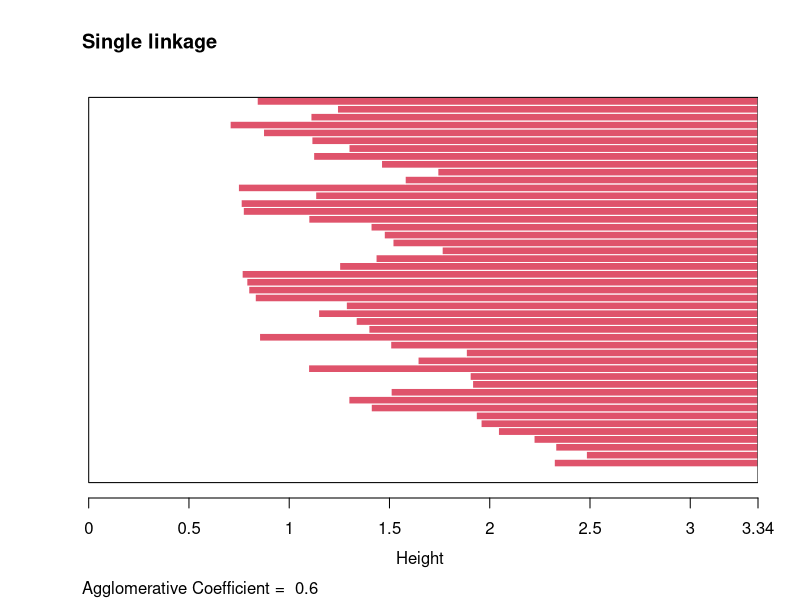
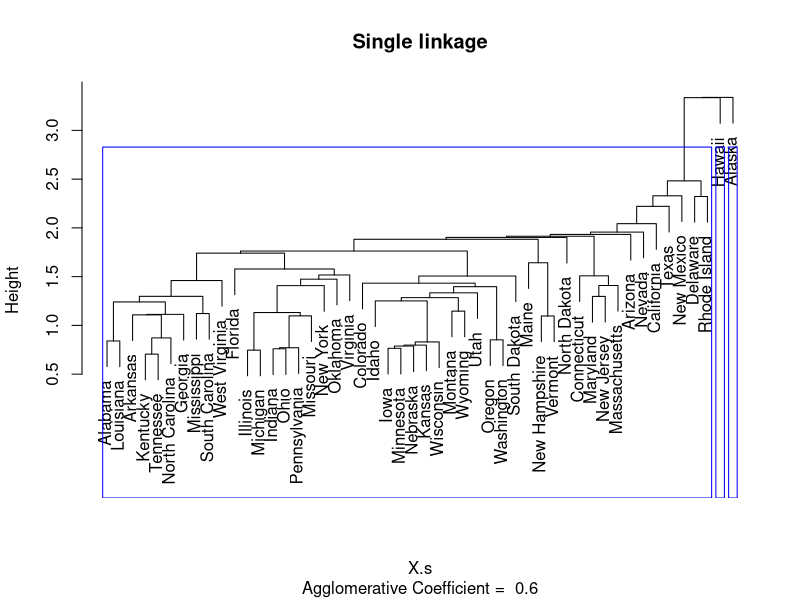
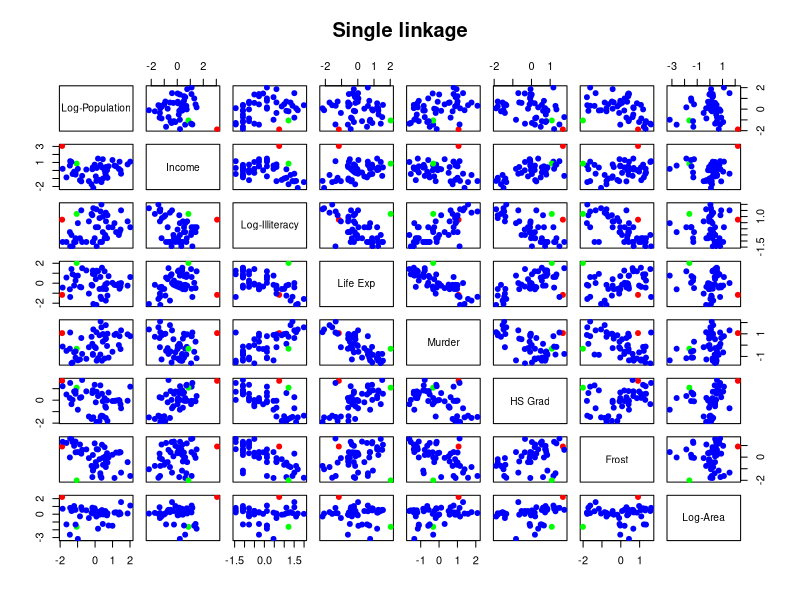
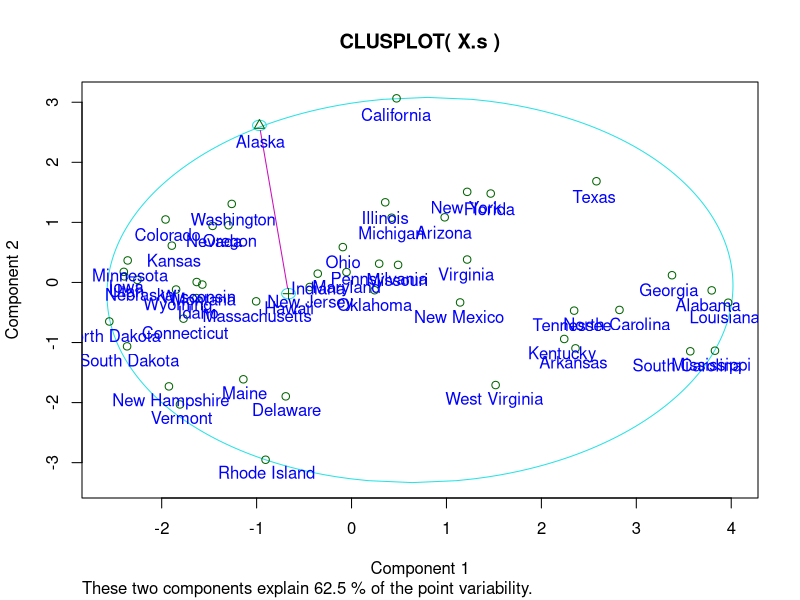
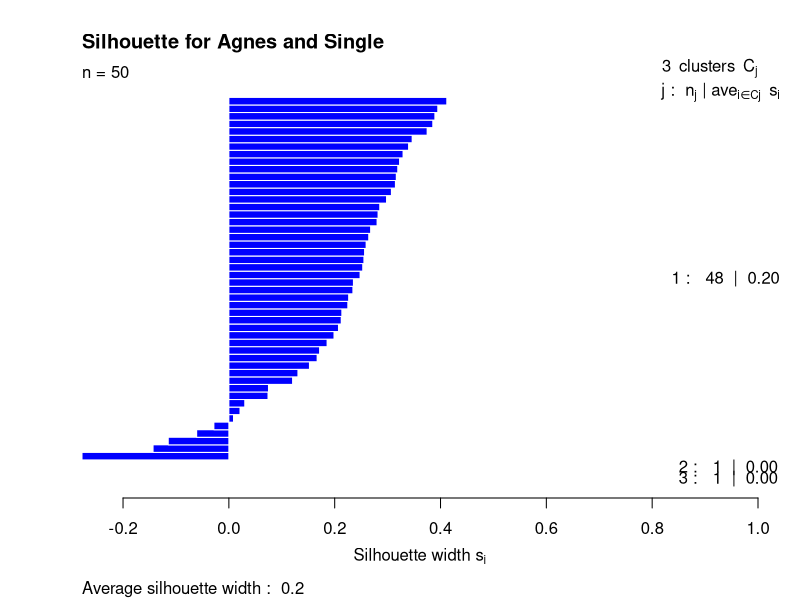
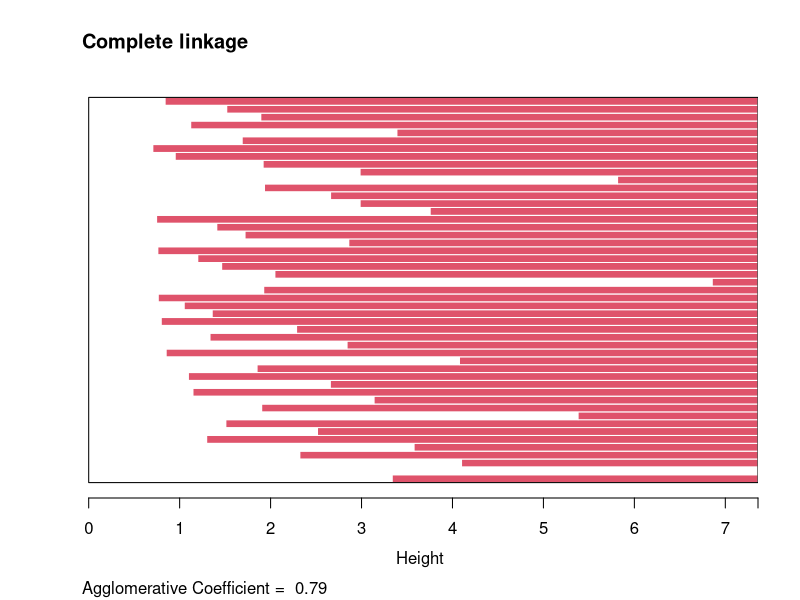
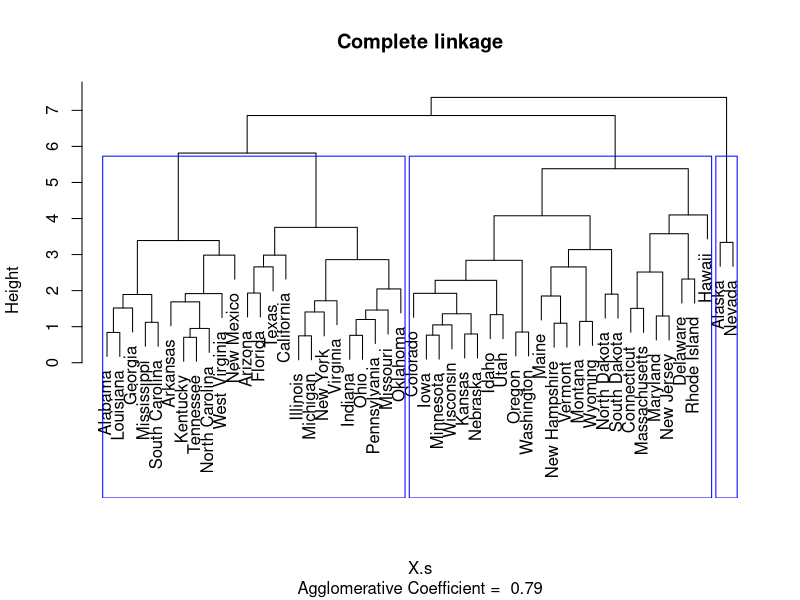
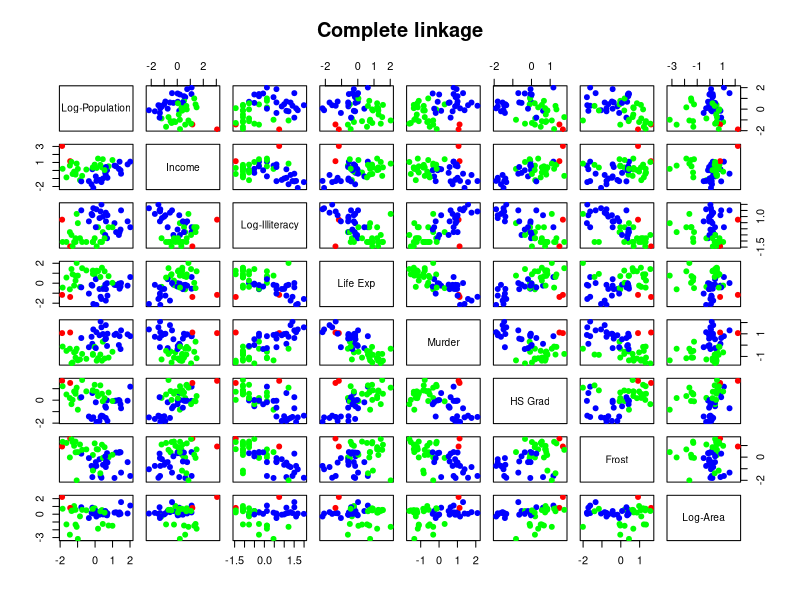

Recreate these plots in R, in order.
library(cluster)

##################################################################################################################
##################################################################################################################
# Análisis de Clúster: Métodos jerárquicos
##################################################################################################################
##################################################################################################################

rm(list = ls()) 


X <- as.data.frame(state.x77)
X

X[,1] <- log(X[,1])
colnames(X)[1] <- "Log-Population"
X[,3] <- log(X[,3])
colnames(X)[3] <- "Log-Illiteracy"
X[,8] <- log(X[,8])
colnames(X)[8] <- "Log-Area"


dim(X)
n <- dim(X)[1]
n
p <- dim(X)[2]
p

##################################################################################################################
##################################################################################################################
# Método jerárquico aglomerativo
##################################################################################################################
##################################################################################################################

# Cargamos la librería cluster

# Estandarizamos los datos

X.s <- scale(X)

##################################################################################################################
# Single linkage
##################################################################################################################

Agnes.Euc.Single <- agnes(X.s,metric="euclidean",method="single")

# Dendograma

plot(Agnes.Euc.Single,main="Single linkage")

# Cuantos clusters ?

rect.hclust(Agnes.Euc.Single,k=3,border="blue")

# Asignación de cada observacion a un cluster

Cl.Agnes.Euc.Single <- cutree(Agnes.Euc.Single,3)
Cl.Agnes.Euc.Single

# Scatterplot matrix con la agrupación obtenida

col.cluster <- c("blue","red","green")[Cl.Agnes.Euc.Single]
pairs(X.s,col=col.cluster,main="Single linkage",pch=19)

# 2 primeros componentes principales con la agrupación obtenida

clusplot(X.s,Cl.Agnes.Euc.Single)
text(princomp(X.s)$scores[,1:2],labels=rownames(X.s),pos = 1,col="blue")

# Silhouette

dist.Euc <- dist(X.s,method="euclidean")
Sil.Agnes.Euc.Single <- silhouette(Cl.Agnes.Euc.Single,dist.Euc)
plot(Sil.Agnes.Euc.Single,main="Silhouette for Agnes and Single",col="blue")

##################################################################################################################
# Complete linkage
##################################################################################################################

Agnes.Euc.Complete <- agnes(X.s,metric="euclidean",method="complete")

# Dendograma

plot(Agnes.Euc.Complete,main="Complete linkage")

# Cuantos clusters ?

rect.hclust(Agnes.Euc.Complete,k=3,border="blue")

# Asignación de cada observacion a un cluster

Cl.Agnes.Euc.Complete <- cutree(Agnes.Euc.Complete,3)
Cl.Agnes.Euc.Complete

# Scatterplot matrix con la agrupación obtenida

col.cluster <- c("blue","red","green")[Cl.Agnes.Euc.Complete]
pairs(X.s,col=col.cluster,main="Complete linkage",pch=19)

# 2 primeros componentes principales con la agrupación obtenida

clusplot(X.s,Cl.Agnes.Euc.Complete)
text(princomp(X.s)$scores[,1:2],labels=rownames(X.s),pos = 1,col="blue")

# Silhouette

Sil.Agnes.Euc.Complete <- silhouette(Cl.Agnes.Euc.Complete,dist.Euc)
plot(Sil.Agnes.Euc.Complete,main="Silhouette for Agnes and Complete",col="blue")

##################################################################################################################
# Average linkage
##################################################################################################################

Agnes.Euc.Average <- agnes(X.s,metric="euclidean",method="average")

# Dendograma

plot(Agnes.Euc.Average,main="Average linkage")

# Cuantos clusters ?

rect.hclust(Agnes.Euc.Average,k=3,border="blue")

# Asignación de cada observacion a un cluster

Cl.Agnes.Euc.Average <- cutree(Agnes.Euc.Average,3)
Cl.Agnes.Euc.Average

# Scatterplot matrix con la agrupación obtenida

col.cluster <- c("blue","red","green")[Cl.Agnes.Euc.Average]
pairs(X.s,col=col.cluster,main="Average linkage",pch=19)

# 2 primeros componentes principales con la agrupación obtenida

clusplot(X.s,Cl.Agnes.Euc.Average)
text(princomp(X.s)$scores[,1:2],labels=rownames(X.s),pos = 1,col="blue")

# Silhouette

Sil.Agnes.Euc.Average <- silhouette(Cl.Agnes.Euc.Average,dist.Euc)
plot(Sil.Agnes.Euc.Average,main="Silhouette for Agnes and Average",col="blue")

##################################################################################################################
# Ward linkage
##################################################################################################################

Agnes.Euc.Ward <- agnes(X.s,metric="euclidean",method="ward")

# Dendograma

plot(Agnes.Euc.Ward,main="Ward linkage")

# Cuantos clusters ?

rect.hclust(Agnes.Euc.Ward,k=3,border="blue")

# Asignación de cada observacion a un cluster

Cl.Agnes.Euc.Ward <- cutree(Agnes.Euc.Ward,3)
Cl.Agnes.Euc.Ward

# Scatterplot matrix con la agrupación obtenida

col.cluster <- c("blue","red","green")[Cl.Agnes.Euc.Ward]
pairs(X.s,col=col.cluster,main="Ward linkage",pch=19)

# 2 primeros componentes principales con la agrupación obtenida

clusplot(X.s,Cl.Agnes.Euc.Ward)
text(princomp(X.s)$scores[,1:2],labels=rownames(X.s),pos = 1,col="blue")

# Silhouette

Sil.Agnes.Euc.Ward <- silhouette(Cl.Agnes.Euc.Ward,dist.Euc)
plot(Sil.Agnes.Euc.Ward,main="Silhouette for Agnes and Ward",col="blue")

##################################################################################################################
##################################################################################################################
#  Método jerárquico divisivo
##################################################################################################################
##################################################################################################################

Diana.Euc <- diana(X.s,metric="euclidean")

# Dendograma

plot(Diana.Euc,main="Diana")

# Cuantos clusters ?

rect.hclust(Diana.Euc,k=3,border="blue")

# Asignación de cada observacion a un cluster

Cl.Diana.Euc <- cutree(Diana.Euc,3)
Cl.Diana.Euc

# Scatterplot matrix con la agrupación obtenida

col.cluster <- c("blue","red","green")[Cl.Diana.Euc]
pairs(X.s,col=col.cluster,main="Diana",pch=19)

# 2 primeros componentes principales con la agrupación obtenida

clusplot(X.s,Cl.Diana.Euc)
text(princomp(X.s)$scores[,1:2],labels=rownames(X.s),pos = 1,col="blue")

# Silhouette

Sil.Diana.Euc <- silhouette(Cl.Diana.Euc,dist.Euc)
plot(Sil.Diana.Euc,main="Silhouette for Diana",col="blue")
